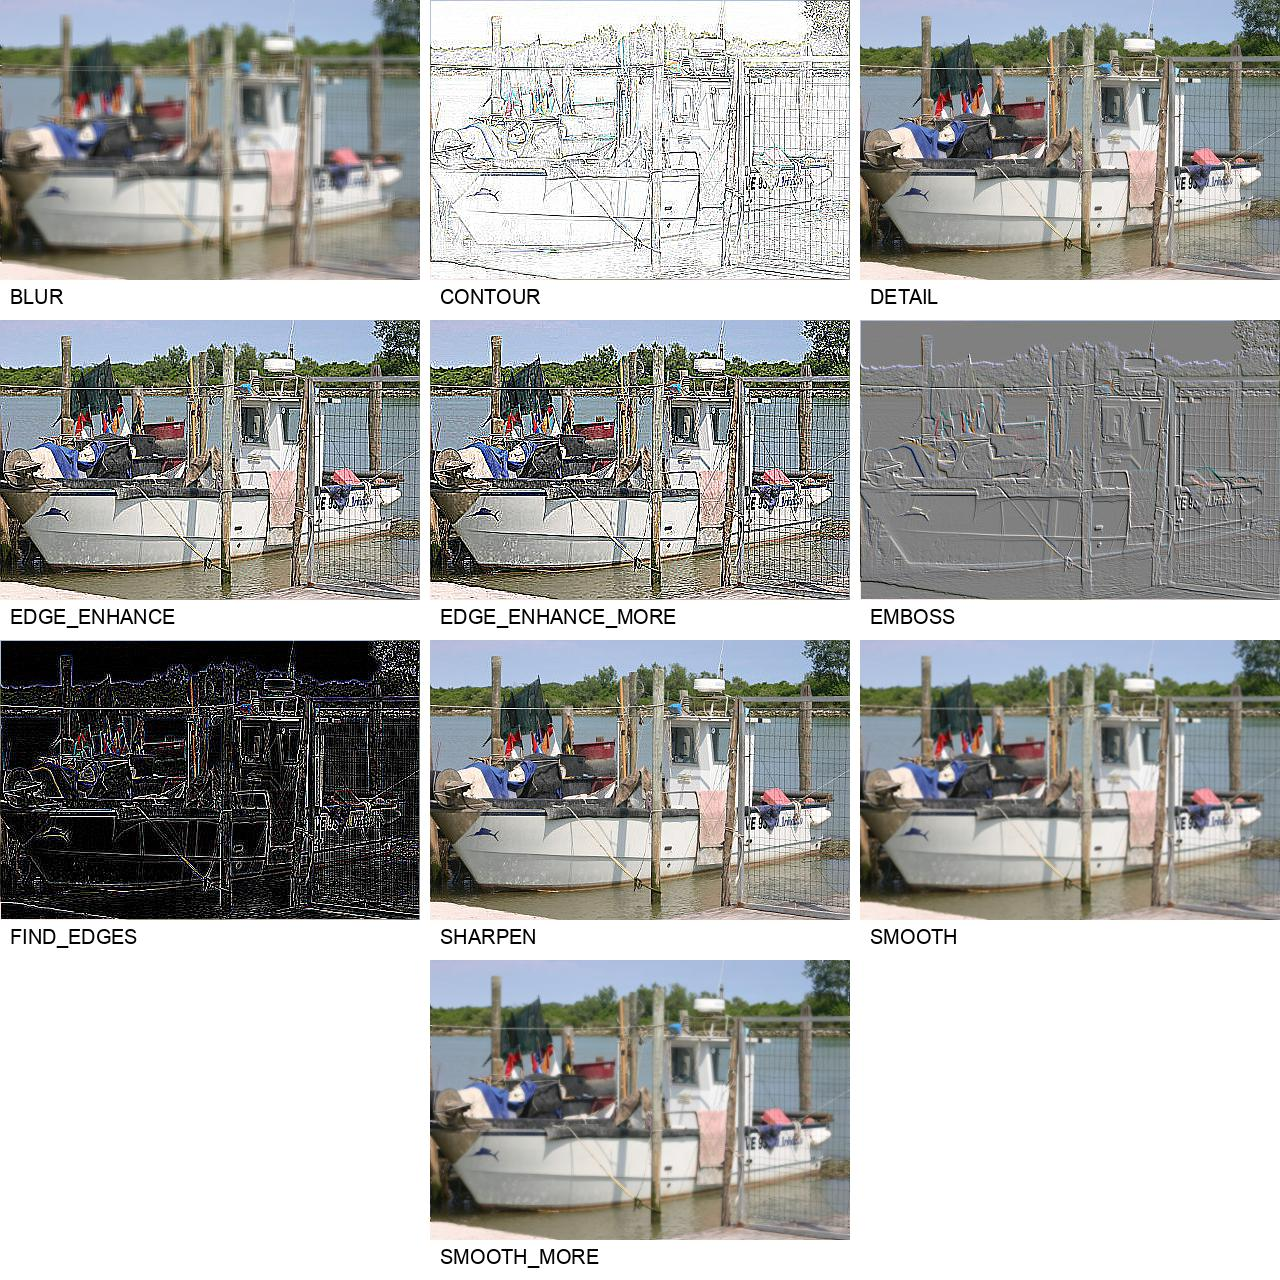

The Python source for this figure:
# Author:  Martin McBride
# Created: 2021-05-23
# Copyright (C) 2021, Martin McBride
# License: MIT

# Use the built in filters. These filters have no parameters
# Create

from PIL import Image, ImageFilter, ImageDraw, ImageFont

image = Image.open('boat-small.jpg')
blur_image = image.filter(ImageFilter.BLUR)
contour_image = image.filter(ImageFilter.CONTOUR)
detail_image = image.filter(ImageFilter.DETAIL)
edge_enhance_image = image.filter(ImageFilter.EDGE_ENHANCE)
edge_enhance_more_image = image.filter(ImageFilter.EDGE_ENHANCE_MORE)
emboss_image = image.filter(ImageFilter.EMBOSS)
find_edges_image = image.filter(ImageFilter.FIND_EDGES)
sharpen_image = image.filter(ImageFilter.SHARPEN)
smooth_image = image.filter(ImageFilter.SMOOTH)
smooth_more_image = image.filter(ImageFilter.SMOOTH_MORE)

# Place the images in a grid, with captions
output_image = Image.new('RGB', (1280, 1280), 'white')
draw = ImageDraw.Draw(output_image)
font = ImageFont.truetype("Arial.ttf", 20)

x, y = 0, 0
draw.text((x+10, y+285), "BLUR", font=font, fill=0)
output_image.paste(blur_image, (x, y))

x, y = 430, 0
draw.text((x+10, y+285), "CONTOUR", font=font, fill=0)
output_image.paste(contour_image, (x, y))

x, y = 860, 0
draw.text((x+10, y+285), "DETAIL", font=font, fill=0)
output_image.paste(detail_image, (x, y))

x, y = 0, 320
draw.text((x+10, y+285), "EDGE_ENHANCE", font=font, fill=0)
output_image.paste(edge_enhance_image, (x, y))

x, y = 430, 320
draw.text((x+10, y+285), "EDGE_ENHANCE_MORE", font=font, fill=0)
output_image.paste(edge_enhance_more_image, (x, y))

x, y = 860, 320
draw.text((x+10, y+285), "EMBOSS", font=font, fill=0)
output_image.paste(emboss_image, (x, y))

x, y = 0, 640
draw.text((x+10, y+285), "FIND_EDGES", font=font, fill=0)
output_image.paste(find_edges_image, (x, y))

x, y = 430, 640
draw.text((x+10, y+285), "SHARPEN", font=font, fill=0)
output_image.paste(sharpen_image, (x, y))

x, y = 860, 640
draw.text((x+10, y+285), "SMOOTH", font=font, fill=0)
output_image.paste(smooth_image, (x, y))

x, y = 430, 960
draw.text((x+10, y+285), "SMOOTH_MORE", font=font, fill=0)
output_image.paste(smooth_more_image, (x, y))

output_image.save('imagefilter-builtin.jpg')
